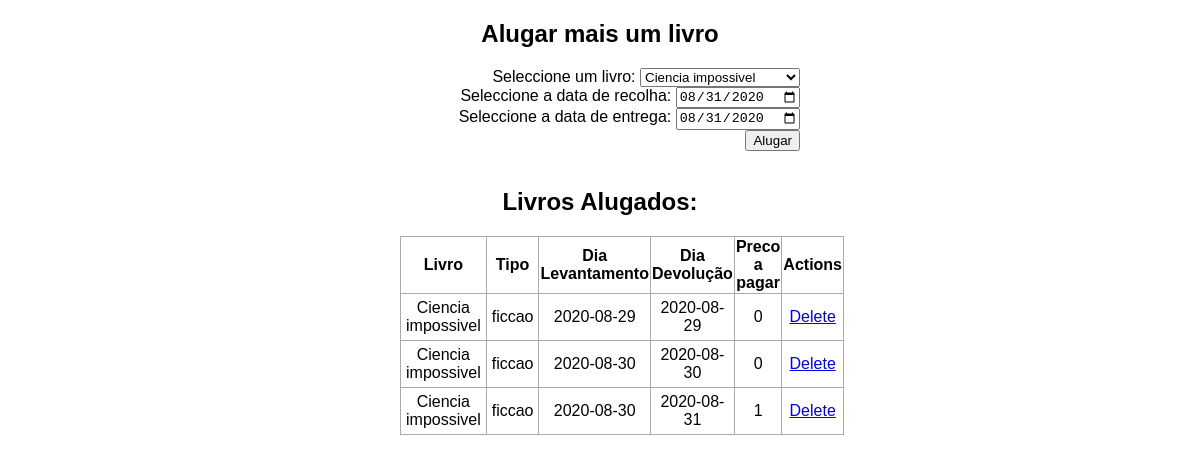
Before: / with the older database file.
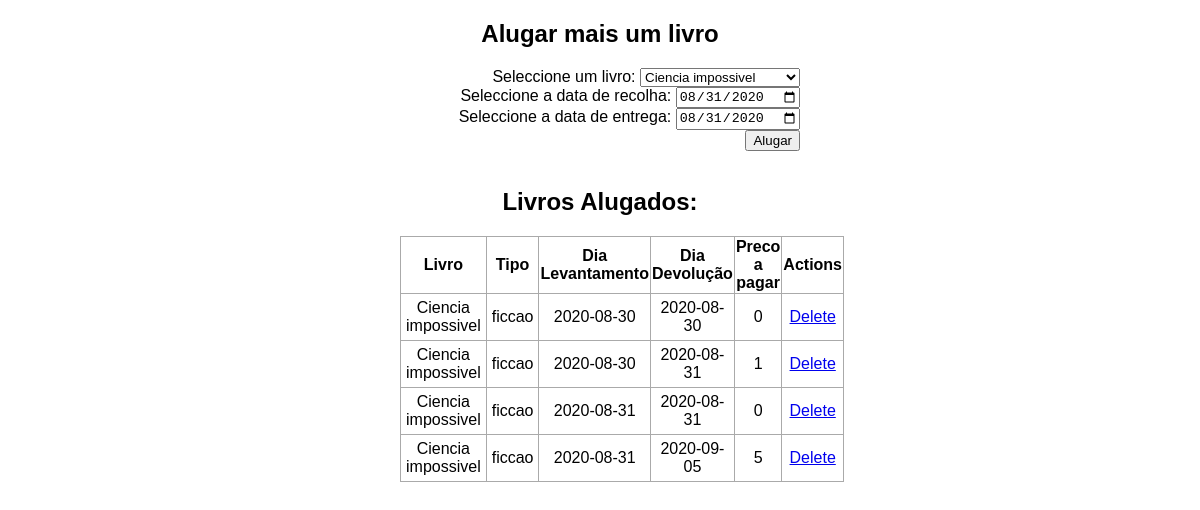
After: the same page with the newer database file.
### app.py (models this page shows, shortened)
class Todo(db.Model):
    id = db.Column(db.Integer, primary_key=True)
    content = db.Column(db.String(200), nullable=False)
    book_type = db.Column(db.String(200), nullable=False)
    DateTake = db.Column(db.DateTime, default=datetime.utcnow)
    DateReturn = db.Column(db.DateTime, default=datetime.utcnow)

### app.py (the view)
@app.route('/', methods=['POST', 'GET'])
def index():
    if request.method == 'POST':
        DateTake = datetime.strptime(request.form['DateTake'], '%Y-%m-%d')
        DateReturn =datetime.strptime(request.form['DateReturn'], '%Y-%m-%d')
        book_name= request.form['bookDropdown']
        book_type= books[book_name]["type"]
        rent_price = compute_price1(DateTake,DateReturn)
        new_task = Todo(content=book_name,book_type=book_type, DateTake=DateTake,DateReturn=DateReturn)
        db.session.add(new_task)
        db.session.commit()
        return redirect('/')
    else:
        tasks = Todo.query.order_by(Todo.DateTake).all()
        return render_template('index.html', tasks=tasks,books=books, today=datetime.today().strftime("%Y-%m-%d"), compute_price1=compute_price1)

### rent_price.py (called while the page is built)
def compute_price1(d1,d2):
    if not d2>=d1:
        raise ValueError('d2 must be superior to d1')
    if not isinstance(d1, date) or not isinstance(d2, date):
        raise TypeError('dates must be a date type.')
    return (d2-d1).days

### templates/index.html (shortened to what this page needs)
{% extends 'base.html' %}
{% block body %}
<div class="content">
    <h2 style="text-align: center">Alugar mais um livro </h2>
    <div class="form">
        <form action="/" method="POST">
            Seleccione um livro:
            <select class="bookForm" id="bookDropdown" type="text" name="bookDropdown" >
                {% for book in books %}
                <option id={{book}} value="{{book}}">{{book}}</option>
                {% endfor %}
           </select>
            <br>
            Seleccione a data de recolha:
            <input type="date"  name="DateTake" id="DateTake" value ="{{today}}">
             <br>
            Seleccione a data de entrega:
            <input type="date" name="DateReturn" id="DateReturn" value ="{{today}}">
            <input type="submit" value="Alugar" >
        </form>
    </div>
    <br>
    {% if tasks|length < 1 %}
    <h4 style="text-align: center">Sem livros alugados</h4>
    {% else %}
    <table>
        <h2 style="text-align: center">Livros Alugados:</h2>
        <tr>
            <th>Livro</th>
            <th>Tipo</th>
            <th>Dia Levantamento</th>
            <th>Dia Devolução</th>
            <th>Preco a pagar</th>
            <th>Actions</th>
        </tr>
        {% for task in tasks %}
            <tr>
                <td>{{ task.content }}</td>
                <td>{{ task.book_type }}</td>
                <td>{{ task.DateTake.date() }}</td>
                <td>{{ task.DateReturn.date() }}</td>
                <td>{{ compute_price1(task.DateTake.date() ,task.DateReturn.date())  }}</td>
                <td>
                    <a href="/delete/{{task.id}}">Delete</a>
                </td>
            </tr>
        {% endfor %}
    </table>
    {% endif %}
</div>
{% endblock %}

### templates/base.html (shortened to what this page needs)
<!DOCTYPE html>
<html lang="en">
    <head>
        <link rel="stylesheet" href="{{ url_for('static', filename='css/main.css') }}">
    </head>
    <body>
        {% block body %}{% endblock %}
    </body>
</html>

### static/css/main.css (style rules this page uses)
body, html { margin: 0; font-family: sans-serif; }
.content { margin: 0 auto; width: 400px; }
table, td, th { border: 1px solid #aaa; }
table { border-collapse: collapse; width: 100%; }
th { height: 30px; }
td { text-align: center; padding: 5px; }
.form { margin-top: 20px; text-align: right; }

Changed rows visible on the page:
removed Todo: content "Ciencia impossivel", book_type "ficcao", DateTake "2020-08-29", DateReturn "2020-08-29", DateTake+DateReturn "0"
added Todo: content "Ciencia impossivel", book_type "ficcao", DateTake "2020-08-31", DateReturn "2020-08-31", DateTake+DateReturn "0"
added Todo: content "Ciencia impossivel", book_type "ficcao", DateTake "2020-08-31", DateReturn "2020-09-05", DateTake+DateReturn "5"
